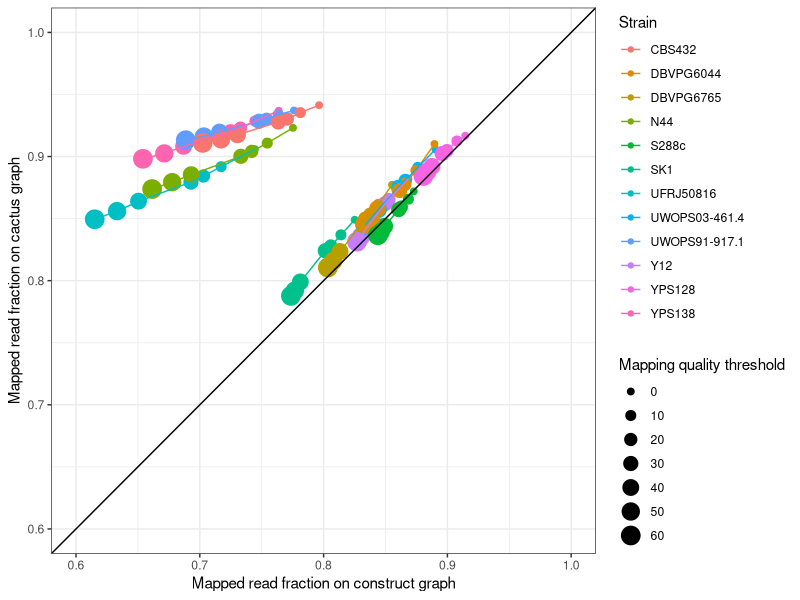
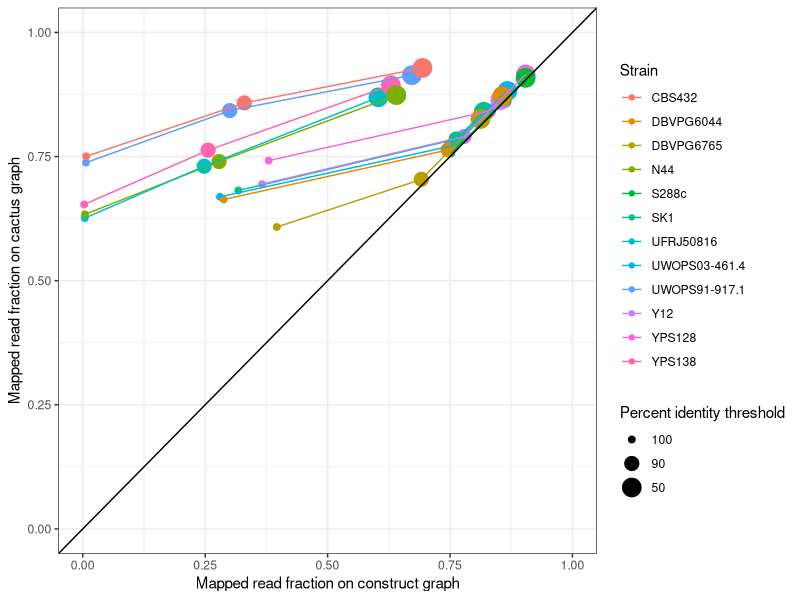
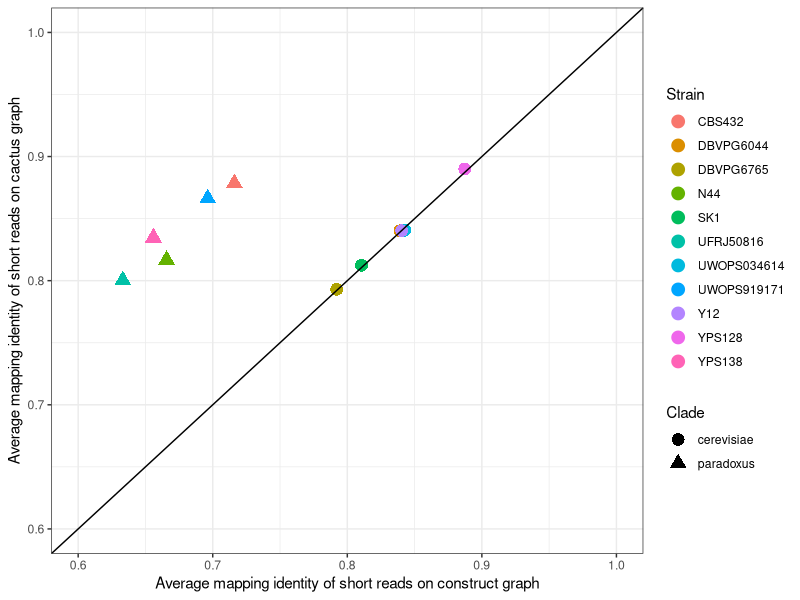
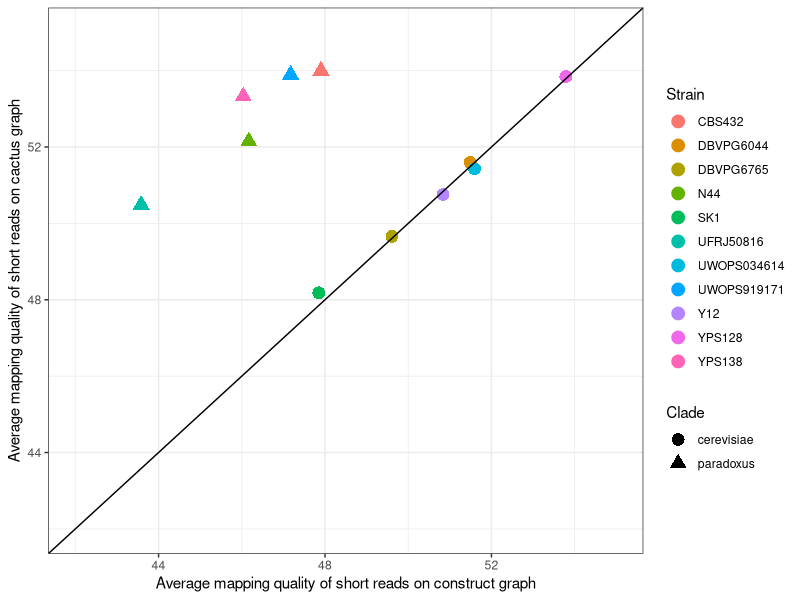
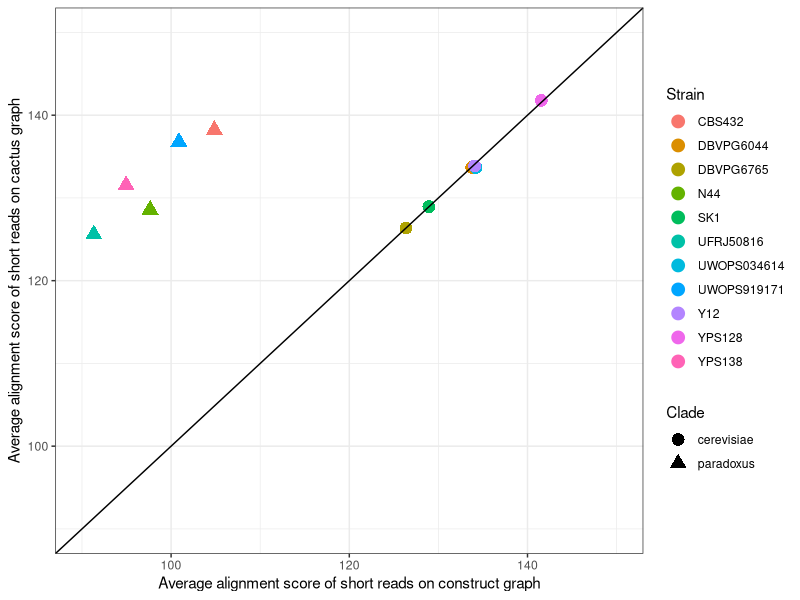

Reproduce these figures in R, in order.
library(tidyverse)
library(magrittr)

##############
#Read mapping#
##############

construct <- read_tsv("data/yeast.mapping.constructunion.all.tsv", col_names = c("mapq_gt0", "mapq_ge10", "mapq_ge20", "mapq_ge30", "mapq_ge40", "mapq_ge50", "mapq_ge60", "id_ge100", "id_ge90", "id_ge50", "all", "graph", "sample"))
cactus <- read_tsv("data/yeast.mapping.cactus.all.tsv", col_names = c("mapq_gt0", "mapq_ge10", "mapq_ge20", "mapq_ge30", "mapq_ge40", "mapq_ge50", "mapq_ge60", "id_ge100", "id_ge90", "id_ge50", "all", "graph", "sample"))

construct_new <- construct %>%
  gather("mapq_gt0", "mapq_ge10", "mapq_ge20", "mapq_ge30", "mapq_ge40", "mapq_ge50", "mapq_ge60", "id_ge100", "id_ge90", "id_ge50", key="filter", value="construct_number") %>%
  mutate(construct_fraction = construct_number / all) %>%
  select(sample, filter, construct_fraction)

cactus_new <- cactus %>%
  gather("mapq_gt0", "mapq_ge10", "mapq_ge20", "mapq_ge30", "mapq_ge40", "mapq_ge50", "mapq_ge60", "id_ge100", "id_ge90", "id_ge50", key="filter", value="cactus_number") %>%
  mutate(cactus_fraction = cactus_number / all) %>%
  select(sample, filter, cactus_fraction)

# Mapping quality plot
svg('figures/yeast-mapping-quality.svg', 8, 7)
construct_new %>%
  inner_join(cactus_new, by=c("sample", "filter")) %>%
  filter(filter %in% c("mapq_gt0", "mapq_ge10", "mapq_ge20", "mapq_ge30", "mapq_ge40", "mapq_ge50", "mapq_ge60")) %>%
  mutate(filter = factor(filter, levels = c("mapq_gt0", "mapq_ge10", "mapq_ge20", "mapq_ge30", "mapq_ge40", "mapq_ge50", "mapq_ge60"), labels = c("0", "10", "20", "30", "40", "50", "60"))) %>%
  ggplot(aes(construct_fraction, cactus_fraction, color=sample)) +
  geom_point(aes(size=filter)) +
  geom_line() +
  labs(color="Strain", size="Mapping quality threshold", x="Mapped read fraction on construct graph", y="Mapped read fraction on cactus graph") +
  coord_cartesian(xlim=c(0.6,1), ylim=c(0.6,1)) +
  geom_abline(intercept=0) +
  theme_bw()
dev.off()

# Mapping percent identity plot
svg('figures/yeast-mapping-identity.svg', 8, 7)
construct_new %>%
  inner_join(cactus_new, by=c("sample", "filter")) %>%
  filter(filter %in% c("id_ge100", "id_ge90", "id_ge50")) %>%
  mutate(filter = factor(filter, levels = c("id_ge100", "id_ge90", "id_ge50"), labels = c("100", "90", "50"))) %>%
  ggplot(aes(construct_fraction, cactus_fraction, color=sample)) +
  geom_point(aes(size=filter)) +
  geom_line() +
  labs(color="Strain", size="Percent identity threshold", x="Mapped read fraction on construct graph", y="Mapped read fraction on cactus graph") +
  coord_cartesian(xlim=c(0,1), ylim=c(0,1)) +
  geom_abline(intercept=0) +
  theme_bw()
dev.off()

###############
#SV genotyping#
###############

identity <- read_tsv("data/constructunion.all.reads.identity.tsv", col_names = c("graph", "strain", "identity"))
quality <- read_tsv("data/constructunion.all.reads.mapq.tsv", col_names = c("graph", "strain", "quality"))
score <- read_tsv("data/constructunion.all.reads.score.tsv", col_names = c("graph", "strain", "score"))

# Mapping identity plot
svg('figures/yeast-genotyping-identity.svg', 8, 7)
identity %>%
  spread(graph, identity) %>%
  mutate(clade=ifelse(strain %in% c("UWOPS919171","UFRJ50816","YPS138","N44","CBS432"), 'paradoxus', 'cerevisiae')) %>%
  ggplot(aes(construct, cactus, color=strain, shape=clade)) +
  geom_point(size=4) +
  labs(color="Strain", shape="Clade", x="Average mapping identity of short reads on construct graph", y="Average mapping identity of short reads on cactus graph") +
  coord_cartesian(xlim=c(0.6,1), ylim=c(0.6,1)) +
  geom_abline(intercept=0) +
  theme_bw()
dev.off()

# Mapping quality plot
svg('figures/yeast-genotyping-quality.svg', 8, 7)
quality %>%
  spread(graph, quality) %>%
  mutate(clade=ifelse(strain %in% c("UWOPS919171","UFRJ50816","YPS138","N44","CBS432"), 'paradoxus', 'cerevisiae')) %>%
  ggplot(aes(construct, cactus, color=strain, shape=clade)) +
  geom_point(size=4) +
  labs(color="Strain", shape="Clade", x="Average mapping quality of short reads on construct graph", y="Average mapping quality of short reads on cactus graph") +
  coord_cartesian(xlim=c(42,55), ylim=c(42,55)) +
  geom_abline(intercept=0) +
  theme_bw()
dev.off()

# Mapping score plot
svg('figures/yeast-genotyping-score.svg', 8, 7)
score %>%
  spread(graph, score) %>%
  mutate(clade=ifelse(strain %in% c("UWOPS919171","UFRJ50816","YPS138","N44","CBS432"), 'paradoxus', 'cerevisiae')) %>%
  ggplot(aes(construct, cactus, color=strain, shape=clade)) +
  geom_point(size=4) +
  labs(color="Strain", shape="Clade", x="Average alignment score of short reads on construct graph", y="Average alignment score of short reads on cactus graph") +
  coord_cartesian(xlim=c(90,150), ylim=c(90,150)) +
  geom_abline(intercept=0) +
  theme_bw()
dev.off()
